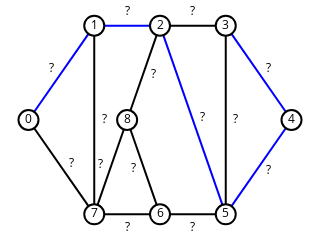

Notebook code for this chart:
### Markdown cell above
### Exercício 5

Use cores para dar um exemplo de caminho no grafo `ug`.

### Code cell
ug.edges[0, 1]['color'] = (0, 0, 255)
ug.edges[1, 2]['color'] = (0, 0, 255)
ug.edges[2, 5]['color'] = (0, 0, 255)
ug.edges[5, 4]['color'] = (0, 0, 255)
ug.edges[4, 3]['color'] = (0, 0, 255)

sn.show_graph(ug, nlab=True, elab=True)

### Figure 1 — Plotly figure (JSON) as saved in the notebook; plotly's stock layout.template omitted (floating-point values rounded to 4 significant figures)
{"data": [{"hoverinfo": "none", "line": {"color": "rgb(0, 0, 255)", "width": 2}, "mode": "lines", "type": "scatter", "uid": "c6de3eca-a242-11e8-bd72-24f5aaf6d19e", "x": [0, 0.25, null, 0.25, 0.5, null, 0.5, 0.75, null, 0.75, 1, null, 1, 0.75, null], "y": [0.5, 1, null, 1, 1, null, 1, 0, null, 1, 0.5, null, 0.5, 0, null]}, {"hoverinfo": "none", "line": {"color": "rgb(0, 0, 0)", "width": 2}, "mode": "lines", "type": "scatter", "uid": "c6de3ecb-a242-11e8-aa22-24f5aaf6d19e", "x": [0, 0.25, null, 0.25, 0.25, null, 0.5, 0.75, null, 0.5, 0.375, null, 0.75, 0.75, null, 0.75, 0.5, null, 0.5, 0.25, null, 0.5, 0.375, null, 0.25, 0.375, null], "y": [0.5, 0, null, 1, 0, null, 1, 1, null, 1, 0.5, null, 1, 0, null, 0, 0, null, 0, 0, null, 0, 0.5, null, 0, 0.5, null]}, {"hoverinfo": "none", "marker": {"color": "rgb(255, 255, 255)", "line": {"color": "rgb(0, 0, 0)", "width": 2}, "size": 20}, "mode": "markers+text", "text": ["0", "1", "2", "3", "4", "5", "6", "7", "8"], "textfont": {"color": "rgb(0, 0, 0)"}, "textposition": "middle center", "type": "scatter", "uid": "c6de3ecc-a242-11e8-accb-24f5aaf6d19e", "x": [0, 0.25, 0.5, 0.75, 1, 0.75, 0.5, 0.25, 0.375], "y": [0.5, 1, 1, 1, 0.5, 0, 0, 0, 0.5]}, {"hoverinfo": "none", "mode": "text", "text": ["?", "?", "?", "?", "?", "?", "?", "?", "?", "?", "?", "?", "?", "?"], "textfont": {"color": "rgb(0, 0, 0)"}, "textposition": "middle center", "type": "scatter", "uid": "c6de3ecd-a242-11e8-a8f7-24f5aaf6d19e", "x": [0.08835, 0.1616, 0.375, 0.2879, 0.625, 0.6626, 0.4751, 0.9116, 0.7879, 0.9116, 0.625, 0.375, 0.3999, 0.2749], "y": [0.7683, 0.2683, 1.072, 0.5, 1.072, 0.5094, 0.7406, 0.7683, 0.5, 0.2317, -0.07246, -0.07246, 0.2406, 0.2594]}], "layout": {"height": 180, "margin": {"b": 0, "l": 0, "r": 0, "t": 0}, "showlegend": false, "width": 320, "xaxis": {"showgrid": false, "showticklabels": false, "zeroline": false}, "yaxis": {"showgrid": false, "showticklabels": false, "zeroline": false}}}
